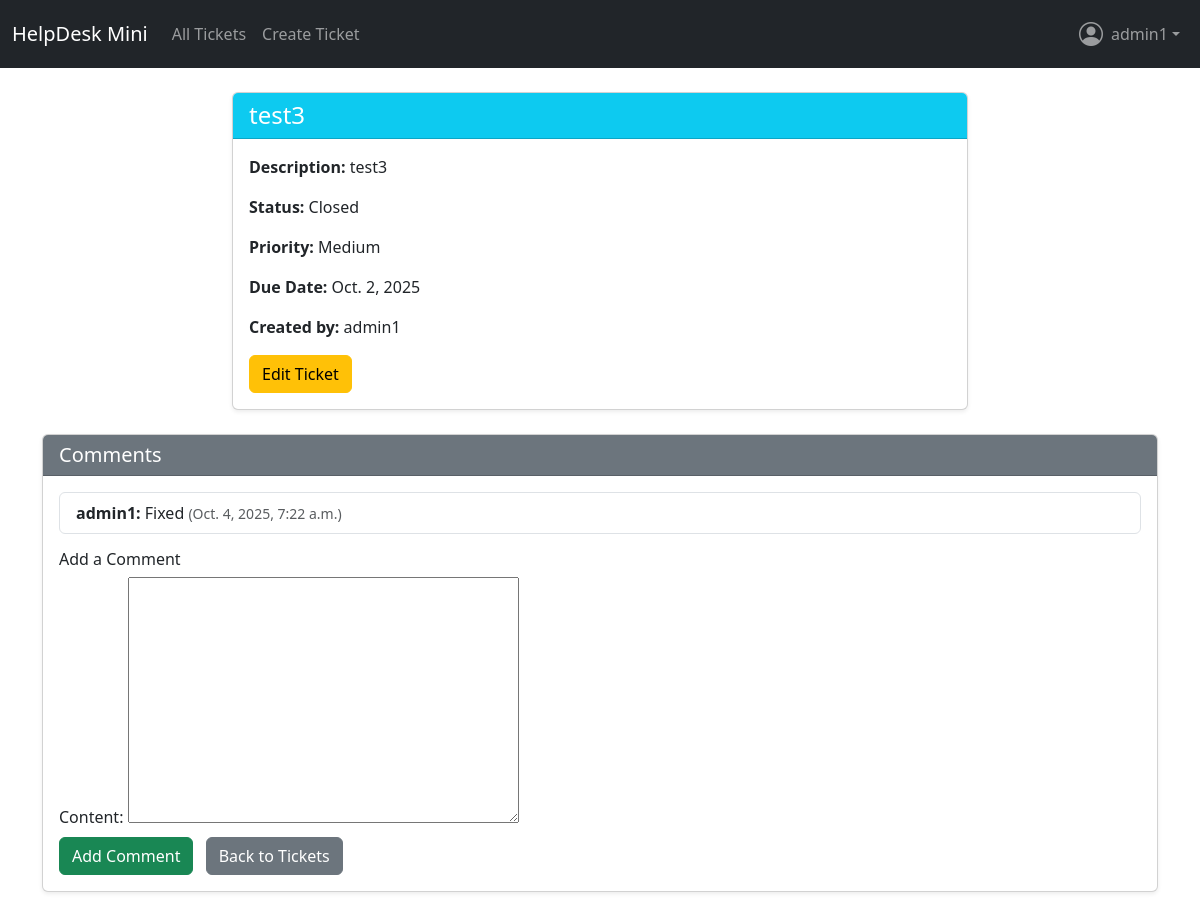
Page /ticket/6/ (signed in) on the committed database.
### tickets/models.py (models this page shows, shortened)
class Ticket(models.Model):
    PRIORITY_CHOICES = [
        ('Low', 'Low'),
        ('Medium', 'Medium'),
        ('High', 'High'),
        ('Critical', 'Critical'),
    ]
    STATUS_CHOICES = [
    ('Open', 'Open'),
    ('In Progress', 'In Progress'),
    ('Resolved', 'Resolved'),
    ('Closed', 'Closed'),
]
    status = models.CharField(max_length=20, choices=STATUS_CHOICES, default='Open')
    user = models.ForeignKey(User, on_delete=models.CASCADE)
    title = models.CharField(max_length=200)
    description = models.TextField()
    priority = models.CharField(max_length=10, choices=PRIORITY_CHOICES, default='Medium')
    due_date = models.DateField(null=True, blank=True)
    created_at = models.DateTimeField(auto_now_add=True)

class Comment(models.Model):
    ticket = models.ForeignKey(Ticket, related_name='comments', on_delete=models.CASCADE)
    user = models.ForeignKey(User, on_delete=models.CASCADE)
    content = models.TextField()
    created_at = models.DateTimeField(auto_now_add=True)

### tickets/views.py (the view, shortened to what this page needs)
# urls.py: path('ticket/<int:pk>/', views.ticket_detail, name='ticket_detail'),
@login_required
def ticket_detail(request, pk):
    ticket = get_object_or_404(Ticket, pk=pk)
    if not (ticket.user == request.user or request.user.is_staff):
        return render(request, 'tickets/ticket_detail.html', {'ticket': ticket, 'can_edit': False})
    comments = ticket.comments.all().order_by('created_at')
    if request.method == 'POST':
        form = CommentForm(request.POST)
        if form.is_valid():
            comment = form.save(commit=False)
            comment.ticket = ticket
            comment.user = request.user
            comment.save()
            return redirect('ticket_detail', pk=ticket.pk)
    else:
        form = CommentForm()
    return render(request, 'tickets/ticket_detail.html', {
        'ticket': ticket,
        'comments': comments,
        'form': form,
        'today': date.today()
    })

### tickets/forms.py
class CommentForm(forms.ModelForm):
    class Meta:
        model = Comment
        fields = ['content']

### tickets/templates/tickets/ticket_detail.html (shortened to what this page needs)
<!DOCTYPE html>
<html lang="en">
<head>
</head>
<body>
   {% extends "base.html" %}
{% block content %}
<div class="row justify-content-center">
  <div class="col-md-10 col-lg-8">
    <div class="card shadow-sm mb-4">
      <div class="card-header bg-info text-white">
        <h4 class="mb-0">{{ ticket.title }}</h4>
      </div>
      <div class="card-body">
        <p><strong>Description:</strong> {{ ticket.description }}</p>
        <p><strong>Status:</strong> {{ ticket.status }}</p>
        <p><strong>Priority:</strong> {{ ticket.priority }}</p>
        <p><strong>Due Date:</strong> {{ ticket.due_date }}</p>
        <p><strong>Created by:</strong> {{ ticket.user.username }}</p>
         {% if ticket.user == user or user.is_staff %}
          <div class="mt-3">
            <a href="{% url 'ticket_edit' ticket.pk %}" class="btn btn-warning">Edit Ticket</a>
          </div>
        {% endif %}
      </div>
    </div>
      </div>
    </div>
    <div class="card shadow-sm mb-4">
      <div class="card-header bg-secondary text-white">
        <h5 class="mb-0">Comments</h5>
      </div>
      <div class="card-body">
        <ul class="list-group mb-3">
          {% for comment in comments %}
            <li class="list-group-item">
              <strong>{{ comment.user.username }}:</strong> {{ comment.content }}
              <span class="text-muted small">({{ comment.created_at }})</span>
            </li>
          {% empty %}
            <li class="list-group-item text-muted">No comments yet.</li>
          {% endfor %}
        </ul>
        <h6>Add a Comment</h6>
        <form method="post">
          {% for field in form %}
            <div class="mb-2">
              {{ field.label_tag }}
              {{ field }}
            </div>
          {% endfor %}
          <button type="submit" class="btn btn-success">Add Comment</button>
          <a href="{% url 'ticket_list' %}" class="btn btn-secondary ms-2">Back to Tickets</a>
        </form>
      </div>
    </div>
  </div>
{% endblock %}

### tickets/templates/base.html (shortened to what this page needs)
<!DOCTYPE html>
<html>
<head>
    <link href="https://cdn.jsdelivr.net/npm/bootstrap@5.3.3/dist/css/bootstrap.min.css" rel="stylesheet">
    <link rel="stylesheet" href="https://cdn.jsdelivr.net/npm/bootstrap-icons@1.11.3/font/bootstrap-icons.css">
</head>
<body>
    {% if not request.path == '/accounts/login/' %}
    <nav class="navbar navbar-expand-lg navbar-dark bg-dark">
        <div class="container-fluid">
            <a class="navbar-brand" href="{% url 'ticket_list' %}">HelpDesk Mini</a>
            <div class="collapse navbar-collapse" id="navbarNav">
                <ul class="navbar-nav me-auto ">
                    <li class="nav-item">
                        <a class="nav-link" href="{% url 'ticket_list' %}">All Tickets</a>
                    </li>
                    <li class="nav-item">
                        <a class="nav-link" href="{% url 'ticket_create' %}">Create Ticket</a>
                    </li>
                </ul>
                <ul class="navbar-nav ms-auto">
                    {% if user.is_authenticated %}
                    <li class="nav-item dropdown">
                        <a class="nav-link dropdown-toggle d-flex align-items-center" href="#" id="profileDropdown"
                            role="button" data-bs-toggle="dropdown" aria-expanded="false">
                            <i class="bi bi-person-circle" style="font-size: 1.5rem;"></i>
                            <span class="ms-2">{{ user.username }}</span>
                        </a>
                    </li>
                    {% else %}
                    <li class="nav-item">
                        <a class="nav-link" href="{% url 'login' %}?next={{ request.path }}">Login</a>
                    </li>
                    {% endif %}
                </ul>
            </div>
        </div>
    </nav>
    {% endif %}
    <div class="container mt-4">
        {% block content %}{% endblock %}
</body>
</html>

### rows in the picture
Ticket: title "test3", description "test3", status "Closed", priority "Medium", due_date "Oct. 2, 2025", user.username "admin1"
Comment: user.username "admin1", content "Fixed", created_at "Oct. 4, 2025, 7:22 a.m."

### other values in the picture
{{ user.username }} "admin1"
{{ field.label_tag }} "Content:"
